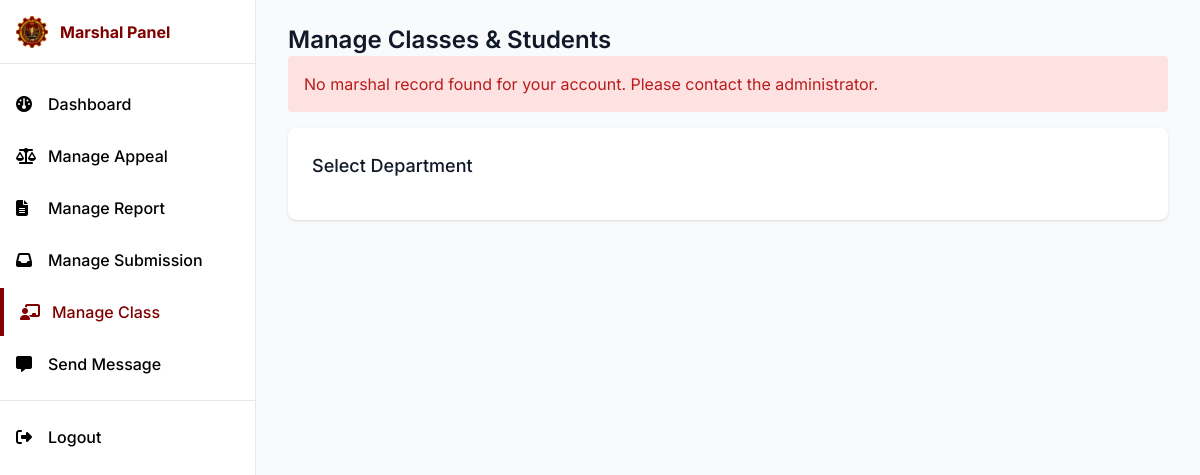
Page /pages/Staff/manage-class.php (signed in) on the earlier database version.
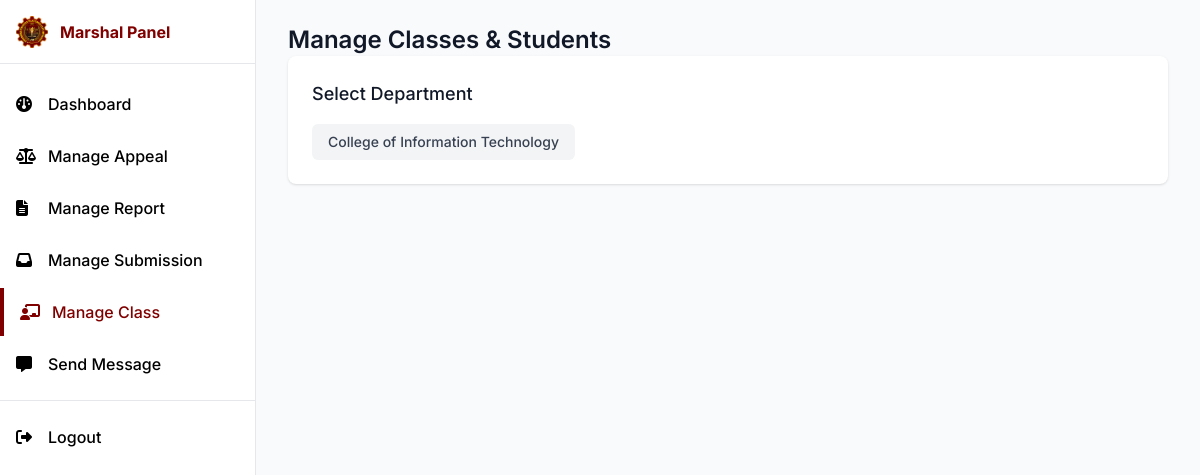
Same page on the later database version.
### tables this page shows
CREATE TABLE `departments` (
  `id` bigint(20) UNSIGNED NOT NULL,
  `department_name` varchar(150) NOT NULL,
  `abbreviation` varchar(50) DEFAULT NULL,
  `created_at` timestamp NOT NULL DEFAULT current_timestamp()
);

### includes/helpers.php (called while the page is built, shortened)
<?php
function e($value) {
    return htmlspecialchars($value, ENT_QUOTES, 'UTF-8', false);
}

### pages/Staff/manage-class.php (the view, shortened to what this page needs)
<?php
  require_once '../../database/database.php';
  require_once '../../includes/helpers.php';
  $currentUserId = (int)$_SESSION['user_id'];
  $departments = [];
  try {
    $checkMarshal = $pdo->prepare("SELECT * FROM marshal WHERE user_id = ?");
    $checkMarshal->execute([$currentUserId]);
    $marshalData = $checkMarshal->fetch(PDO::FETCH_ASSOC);
    if ($marshalData) {
      if (isset($marshalData['department_id'])) {
        $query = "SELECT
                    d.id AS department_id,
                    d.department_name,
                    d.abbreviation
                  FROM departments d
                  WHERE d.id = ?";
        $stmt = $pdo->prepare($query);
        $stmt->execute([$marshalData['department_id']]);
        $department = $stmt->fetch(PDO::FETCH_ASSOC);
        if ($department) {
          $departments[] = [
            'id' => $department['department_id'],
            'department_name' => $department['department_name'],
            'abbreviation' => $department['abbreviation']
          ];
        } else {
          $_SESSION['error'] = 'Your assigned department (ID: ' . $marshalData['department_id'] . ') was not found in the departments table.';
          error_log("Department not found with ID: " . $marshalData['department_id']);
        }
      } else {
        $_SESSION['error'] = 'You are not assigned to any department. Please contact the administrator to assign you to a department.';
        error_log("No department_id found for marshal with user_id: " . $currentUserId);
      }
    } else {
      $_SESSION['error'] = 'No marshal record found for your account. Please contact the administrator.';
      error_log("No marshal record found for user_id: " . $currentUserId);
    }
  } catch (PDOException $e) {
    error_log('Error fetching department information: ' . $e->getMessage());
    $_SESSION['error'] = 'Failed to load department information. Please try again or contact the administrator.';
    $error = 'Failed to load department information. Please try again.';
  }
  $selectedDeptId = isset($_GET['dept_id']) ? (int)$_GET['dept_id'] : null;
  include_once '../../components/staff-head.php';
?>
<div class="min-h-screen bg-gray-50">
  <?php include_once '../../components/staff-sidebar.php'; ?>
  <div class="md:pl-64 flex flex-col flex-1">
    <main class="flex-1">
      <div class="py-6">
        <div class="max-w-7xl mx-auto px-4 sm:px-6 md:px-8">
          <h1 class="text-2xl font-semibold text-gray-900">Manage Classes & Students</h1>
        </div>
        <div class="max-w-7xl mx-auto px-4 sm:px-6 md:px-8">
          <?php
          if (isset($_SESSION['error'])) {
            echo '<div class="mb-4 p-4 bg-red-100 text-red-700 rounded">' . e($_SESSION['error']) . '</div>';
          }
          ?>
          <div class="bg-white shadow rounded-lg p-6 mb-6">
            <h2 class="text-lg font-medium text-gray-900 mb-4">Select Department</h2>
            <div class="flex flex-wrap gap-4">
              <?php foreach ($departments as $dept): ?>
                <a href="?dept_id=<?php echo e($dept['id']); ?>"
                   class="px-4 py-2 rounded-md text-sm font-medium <?php echo ($selectedDeptId == $dept['id']) ? 'bg-primary text-white' : 'bg-gray-100 text-gray-700 hover:bg-gray-200'; ?>">
                  <?php echo e($dept['department_name']); ?>
                </a>
              <?php endforeach; ?>
            </div>
          </div>
                </div>
            </div>
        </main>
    </div>
</div>
<?php include_once '../../components/staff-footer.php'; ?>

Differences in the rows shown:
added departments: department_name "College of Information Technology"
Other differences:
$_SESSION['error']: "No marshal record found for your account. Please contact the administrator." → (not shown)
